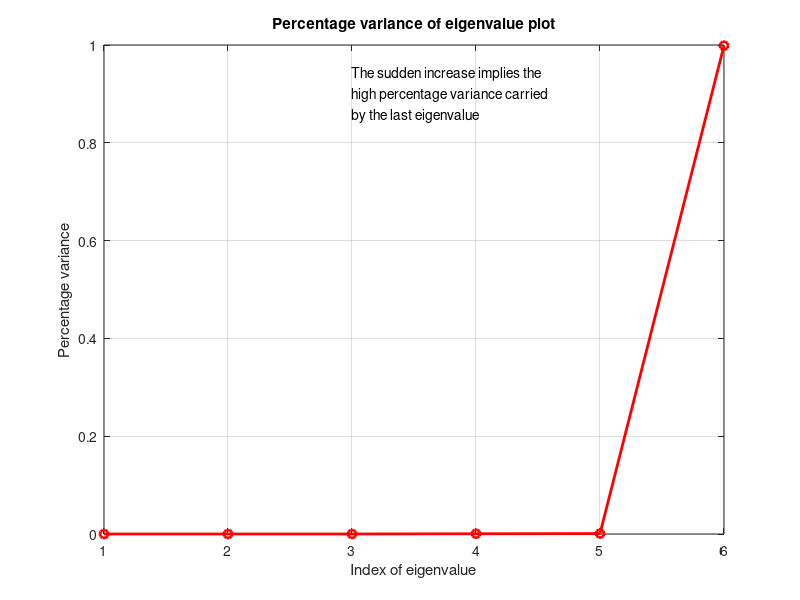

The MATLAB source for this figure: (Note: this script raises an error after producing the figure.)
% Assignment 3, Multivariate Data Analysis CH5440
% Ojas Phadake CH22B007

clc;
clear;
close all;
%% A
% No of independent variables = 6
% No of linear constraints = 3 (volume balance on 3 nodes)

nsamples = 1000;
load flowdata.mat;
Atrue = [1 -1 1 0 1 0; 0 1 0 -1 -1 0; 0 0 -1 1 0 -1];

std(1) = 0.1;
std(2) = 0.1;
std(3) = 0.1;
std(4) = 0.1;
std(5) = 0.1;
std(6) = 0.1;
Ltrue = diag(std); % Assumed standard deviation variations

nvar = 6;

[~, D] = eig(Fmeas'*Fmeas/nsamples);

var = diag(D);
var = var/sum(var); % This contains the fraction of data variance contained by each eigenvalue

x_axis = 1:1:6;
plot(x_axis, var, "LineStyle","-", "Color","red", "Marker","o", "LineWidth", 2);
grid on;
title("Percentage variance of eigenvalue plot"); xlabel("Index of eigenvalue"); ylabel("Percentage variance");
str = {'The sudden increase implies the', 'high percentage variance carried', 'by the last eigenvalue'};
text(3, 0.9, str)

%% B

Lsinv = inv(Ltrue);
Ys = Fmeas/sqrt(nsamples); % We calculated this to ensure data is correctly scaled, 
% and then are we finding the eigenvalues of it

[v, D] = eig(Fmeas'*Fmeas/nsamples);
lambda = diag(D);
dest = nvar-1;
nfact = nvar-dest;
Amat = v(:,1:dest)';
% Use SVD to determine eigenvectors

[u, s, v] = svd(Ys,0);
spca = diag(s);
lambda = spca.^2;
% Use hypothesis test to determine number of constraints

alpha = 0.05; % This is the significance value.
% If the critical value is more than alpha, then we accept the hypothesis
tau = zeros(nvar-2,1);
crit = zeros(nvar-2,1);
for d = nvar-1:-1:2
   nu = (d-1)*(d+2)/2;
   nprime = nsamples-nvar - (2*nvar+11)/6;
   lbar = mean(lambda(nvar-d+1:end));
   tau(d-1) = nprime*(d*log(lbar)-sum(log(lambda(nvar-d+1:end))));
   crit(d-1) = chi2inv(1-alpha,nu);
end
flag = 1;
d = nvar-2;

dest = 1;
while flag
    if ( tau(d) > crit(d) )
        d = d-1;
        if ( d < 2) 
           flag = 0;
        end
    else
        dest = d + 1;
        flag = 0;
    end
    disp("Flag is:"+ flag);
    disp("Dest is: " + dest);

end
disp("-------------------------------------------------------------------------")

%% Hypothesis testing by a separate method

p = size(D, 1);
r = p-1;
j = 1;

j_arr = []; r_arr = []; Q_val = []; c_val = []; stat = [];

diag_mat = sort(diag(D), 'descend');

while j<p-2
    Q = testStat(diag_mat, r, j);
    dof = (r*(r+1)/2) - 1;
    c = chi2inv(0.95, dof);
    if Q>c
        stat = [stat; "Rejected"];
    else
        stat = [stat; "Accepted"];
    end
    j_arr = [j_arr; j]; r_arr = [r_arr; r]; Q_val = [Q_val; Q]; c_val = [c_val; c]; 
    if j == p-r
        r = r - 1;
        j=1;
    end
    if r < 2
        break;
    end
    j = j + 1;
end

disp("What follows is the result of the hypothesis testing for normal method")
disp(table(j_arr, r_arr, Q_val, c_val, stat));
disp("The values correctly as above are j = 3, r = 3. ")
disp("That is, the fourth, fifth and sixth eigenvalues are same. ")
disp("-------------------------------------------------------------------------")

%% C
% Checking if eigenvalues are same using the new method

% Equality of consecutive eigenvalues is checked, and this is ensured by
% taking r = 2

p = size(D, 1);
r = 2;
j = 1;

j_arr = []; Q_val = []; c_val = []; stat = [];

diag_mat = sort(diag(D), 'descend');

while j<p-1
    Q = testStat(diag_mat, r, j);
    dof = (r*(r+1)/2) - 1;
    c = chi2inv(0.95, dof);
    if Q>c
        stat = [stat; "Rejected"];
    else
        stat = [stat; "Accepted"];
    end
    j_arr = [j_arr; j]; Q_val = [Q_val; Q]; c_val = [c_val; c]; 
    j = j + 1;
end

disp(table(j_arr, Q_val, c_val, stat));
disp("-------------------------------------------------------------------------")

%% D

nfact = nvar - dest;
for k = nfact+1:nvar
    Amats(k-nfact,:) = v(:,k)'; % Right singular vectors corresponding to scaled data matrix
end
Amat = Amats*Lsinv;

theta_pca = 180*subspace(Atrue', Amat')/pi;
disp("The subspace angle, theta_pca is: " + theta_pca)
disp("No of constraints are: "+ dest);
disp("-------------------------------------------------------------------------")

%% E
% Poor choices of independent variables identification
set_var = [1,2,3,4,5,6];
all_sets_three = nchoosek(set_var, 3);
s = size(all_sets_three, 1);
det_arr = zeros(s, 1);
cond_num = zeros(s,1);

for i=1:s
    Aestd = Amat(:, all_sets_three(21-i, :));
    Aesti = Amat(:, all_sets_three(i, :));
    Rest = -inv(Aestd)*Aesti;
    det_arr(i) = det(Aestd);
    cond_num(i) = cond(Aestd);
end

high_cond = (1000 < cond_num);
num_bad_sets = sum(high_cond)/size(high_cond, 1);
disp("The number of bad combinations are: " + sum(high_cond));

disp("The bad combinations as independent sets are:")
bad_combinations = all_sets_three(high_cond, :); determinants = det_arr(high_cond); condition_num = cond_num(high_cond);
display_bad = table(bad_combinations, determinants, condition_num);
disp(display_bad);

fprintf("\nNow printing all the good combinations:\n")
good_combinations = all_sets_three(~high_cond, :); determinants = det_arr(~high_cond); condition_num = cond_num(~high_cond);
display_good = table(good_combinations, determinants, condition_num);
disp(display_good);

disp("The dependent matrix was checked for condition number. If cond is very high, then it means that the matrix is ill conditioned or not invertible. ")
disp("I set the bounds of modulus of cond as 1000 and then classified all those as ill conditioned sets")
disp("-------------------------------------------------------------------------")

%% F
% Independence terms as follows

Aestd = Amat(:, 1:3);
Aesti = Amat(:, 4:6);

Atrued = Atrue(:, 1:3);
Atruei = Atrue(:, 4:6);

Rtrue = -inv(Atrued)*Atruei;
Rest = -inv(Aestd)*Aesti;

maxdiff = max(max(abs(Rest - Rtrue)))
disp("The final constraint/dependence matrix assuming that flow streams 4,5 and 6 are independent and 1,2 and 3 are dependent is:");
disp(Rest)
disp("-------------------------------------------------------------------------")

%% Utility function for evaluating the cost function 

function Q = testStat(D, r, j)
    N = size(D, 1);
    sum_lambda = sum(D(j+1:j+r))/r;
    sum_log_lambda = sum(log(D(j+1:j+r)));
    Q = r*(N-1)*log(sum_lambda) - (N-1)*sum_log_lambda;
end
